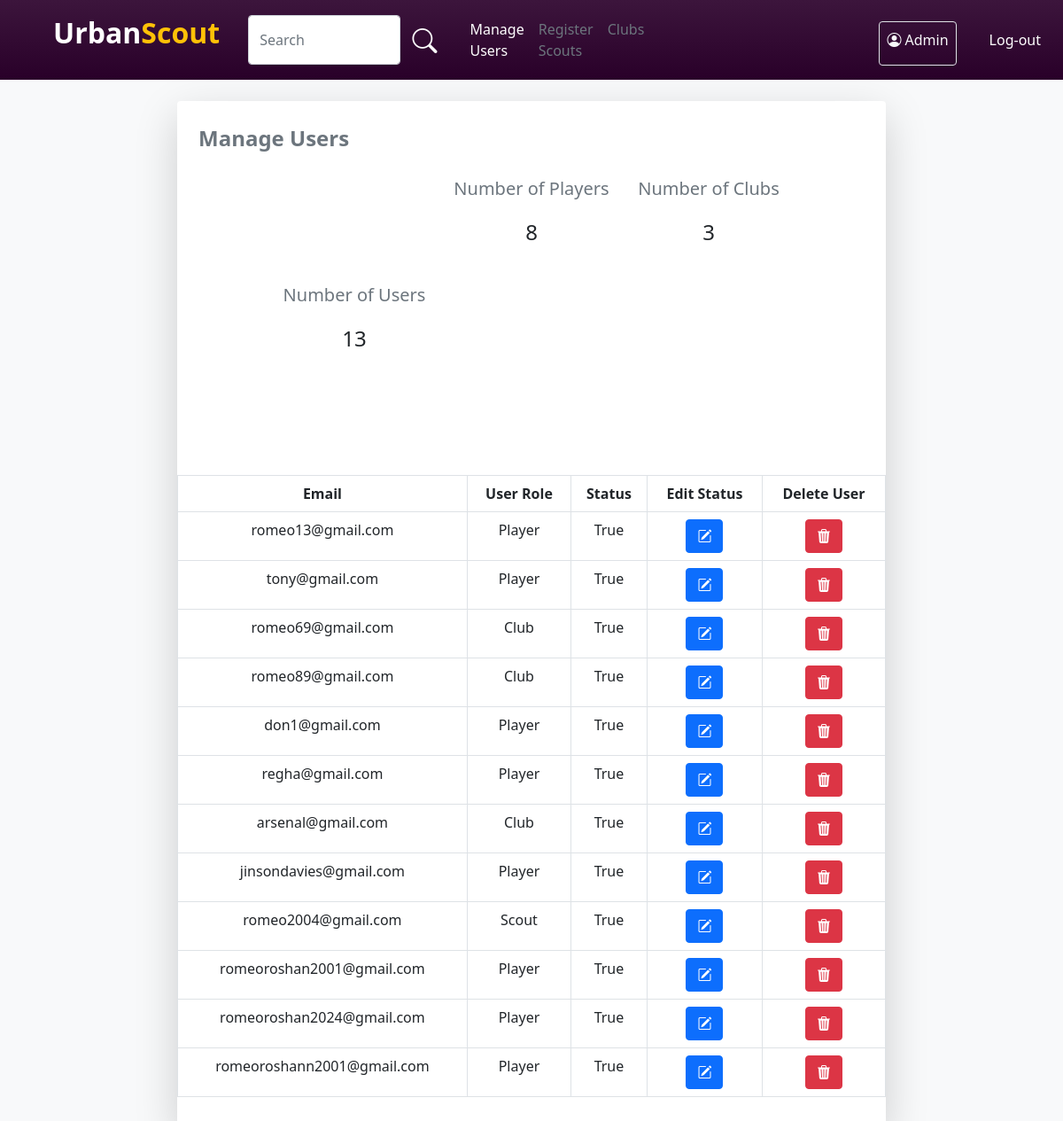
The page / (signed in) on the database as committed earlier.
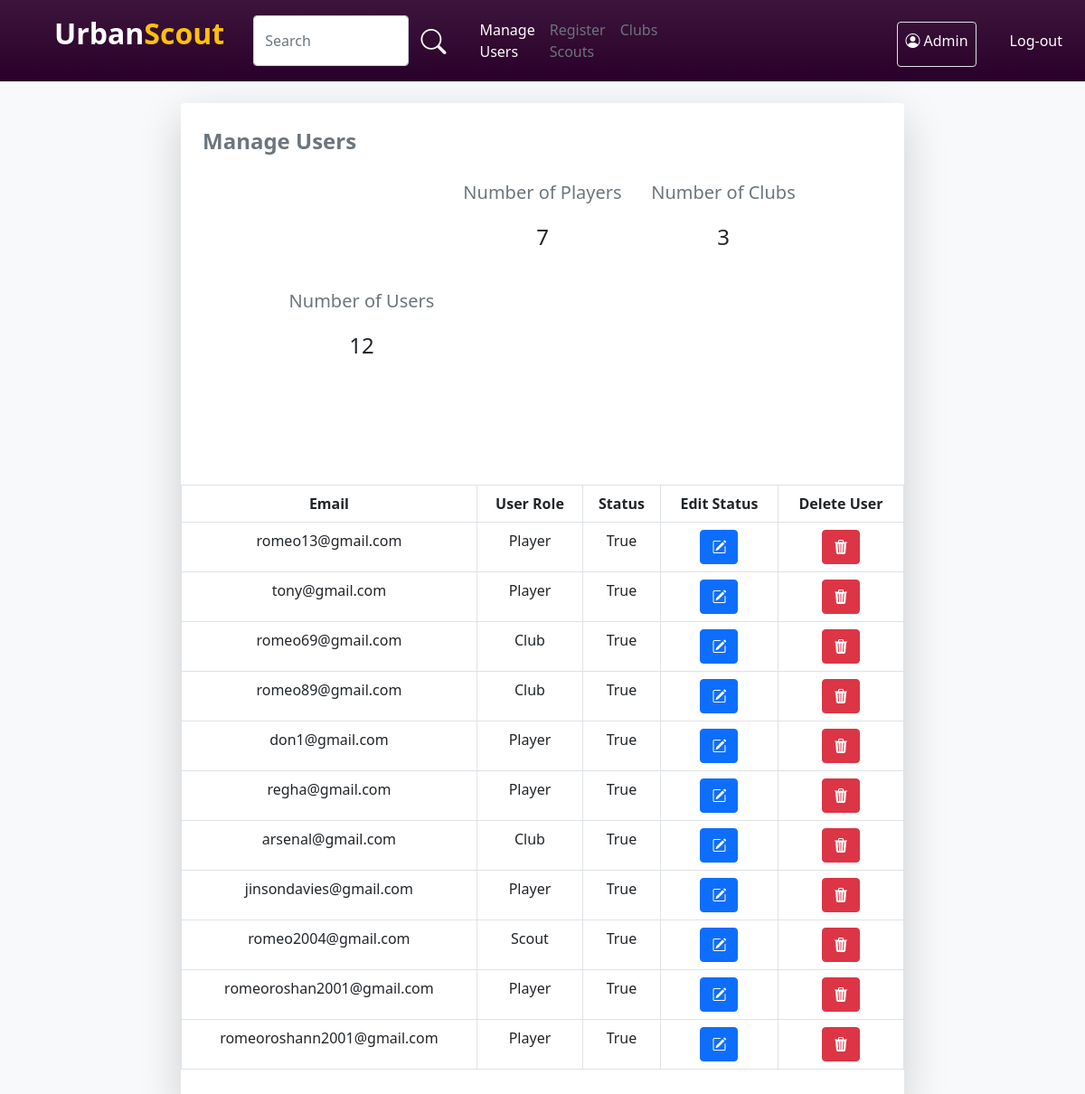
The same page on the database as committed later.
### account/models.py (models this page shows)
class User(AbstractUser):
    username=models.CharField(max_length=32, blank=True, null=True)
    USERNAME_FIELD = 'email'
    email = models.EmailField(unique=True)
    img=models.ImageField(upload_to='pics',default='https://img.freepik.com/free-icon/man_318-677829.jpg',null=True)
    is_player=models.BooleanField('is_player',default=False)
    is_club=models.BooleanField('is_club',default=False)
    is_scout=models.BooleanField('is_scout',default=False)
    player_dob = models.DateField(("Date of Birth"), default=date.today, validators=[validate_dob])
    player_pos = models.CharField(("Position"),default='',max_length=30,choices=Pos_Choice)
    district = models.CharField(("District"),default='',max_length=20,choices=District_Choice)
    locality = models.CharField(("Locality"),default='',max_length=50,blank=True)
    player_foot = models.CharField(("Prefered Foot"),default='',max_length=10,choices=Foot_Choice)
    player_ability = models.IntegerField(("Ability"),default=0,choices=Ability_Choice)
    club_reputation = models.IntegerField(("Club Reputation"),default=0,choices=Ability_Choice)
    player_potential = models.IntegerField(("Potential"),default=0,choices=Ability_Choice)
    desc=models.CharField(("Description"),max_length=100, default='')
    club_name=models.CharField((("Club Name")),default='',max_length=30)
    REQUIRED_FIELDS = []

### account/views.py (the view)
# urls.py: path('',views.index,name='index'),
def index(request):
    users=User.objects.all()
    usercout=users.count()
    players = User.objects.filter(is_player=True)
    player_count = players.count()
    club = User.objects.filter(is_club=True)
    club_count = club.count()
    scout=User.objects.filter(is_scout=True)
    return render(request,'index.html',
                    {"count":usercout,
                    "users":users,
                    'player':player_count,
                    'club':club_count,
                    'clubdata':club,
                    'scout':scout,
                    })

### template/index.html (shortened to what this page needs)
{% load static %}
<!DOCTYPE html>
<html lang="en">
<head>
    <link rel="stylesheet" href="{% static 'style.css' %}">
    <link href="https://cdn.jsdelivr.net/npm/bootstrap@5.0.2/dist/css/bootstrap.min.css" rel="stylesheet"
>
    <link rel="stylesheet" href="https://cdn.jsdelivr.net/npm/bootstrap-icons@1.10.5/font/bootstrap-icons.css">
</head>
<body class="bg-light">
    {% if user.is_superuser %}
    <nav class="navbar player-navbar navbar-expand-lg">
        <div class="container-fluid">
            <a class="ms-5 navbar-brand d-flex fs-2 fw-bold" href="#">
                <p class="text-white">Urban</p>
                <p class="text-warning">Scout</p>
            </a>
            <div class="collapse navbar-collapse" id="navbarNav">
                <div class="ms-3 d-flex w-50">
                    <input type="text" class="form-control" placeholder="Search">
                    <button class="btn shadow-none"><i class="bi bi-search fs-3 text-white"></i></button>
                </div>
                <div class="ms-3">
                    <ul class="navbar-nav me-auto mb-2 mb-lg-0">
                        <li class="nav-item">
                            <a class="nav-link  text-white" aria-current="page" href="{% url 'index' %}">Manage
                                Users</a>
                        </li>
                        <li class="nav-item">
                            <a class="nav-link text-secondary" aria-current="page" href="{% url 'RegisterScout' %}">Register Scouts</a>
                        </li>
                        <li class="nav-item">
                            <a class="nav-link text-secondary" aria-current="page"
                                href="{% url 'email' %}">Clubs</a>
                        </li>
                    </ul>
                </div>
                <div class="d-flex w-100 justify-content-start justify-content-sm-end">
                    <div class="border rounded p-2 pb-0 mt-2 ms-3">
                        <p class="text-light "><i class="bi bi-person-circle"></i> Admin</p>
                    </div>
                    <div class="d-flex justify-content-center flex-column">
                        <a class="d-flex flex-column justify-content-center text-decoration-none" href="{% url 'logout' %}"><button class="btn text-white ms-4">Log-out</button></a>
                    </div>
                </div>
            </div>
        </div>
    </nav>
    <div class="d-flex justify-content-center">
        <div class="bg-white shadow-lg mt-4 pb-3 rounded col-12 col-lg-8">
            <p class="m-4 text-secondary fs-4 fw-bold">Manage Users</p>
            <div class="d-flex justify-content-center flex-lg-row align-items-center text-center flex-column">
                <div class="d-flex col-3 justify-content-center flex-column align-items-center">
                    <p class="fs-5 text-secondary">Number of Users</p>
                    <p class="fs-4">{{count}}</p>
                </div>
                <div class="d-flex col-3 justify-content-center flex-column align-items-center">
                    <p class="fs-5 text-secondary">Number of Players</p>
                    <p class="fs-4">{{player}}</p>
                    <div id="piechart_player_3d" style="width: 240px; height: 240px;"></div>
                </div>
                <div class="d-flex col-3 justify-content-center flex-column align-items-center">
                    <p class="fs-5 text-secondary">Number of Clubs</p>
                    <p class="fs-4">{{club}}</p>
                    <div id="piechart_club_3d" style="width: 240px; height: 240px;"></div>
                </div>
            </div>
            <div class="table-responsive">
                <table class="table rounded text-center table-hover table-bordered">
                    <tr class="thead fw-bold">
                        <td>Email</td>
                        <td>User Role</td>
                        <td>Status</td>
                        <td>Edit Status</td>
                        <td>Delete User</td>
                    </tr>
                    {% for i in users %}
                    {% if not i.is_staff %}
                    <tr>
                        <td>{{i.email}}</td>
                        <td>{% if i.is_player %}
                            Player
                            {% elif i.is_club %}
                            Club
                            {% else %}
                            Scout
                            {% endif %}</td>
                        <td>{{i.is_active}}</td>
                        <td><a href="{% url 'updateStatus' i.id %}"><button class="btn btn-primary"><i
                                        class="bi bi-pencil-square"></i></button></a></td>
                        <td><a href="{% url 'deleteUser' i.id %}"><button class="btn btn-danger"><i
                                        class="bi bi-trash3-fill"></i></button></a></td>
                    </tr>
                    {% endif %}
                    {% endfor %}
                </table>
            </div>
        </div>
    </div>
    {% endif %}
</body>
</html>

### static/style.css (style rules this page uses)
.player-navbar { background: linear-gradient(rgb(60, 21, 60), rgb(41, 0, 41)); }

Rows that differ between the two databases and show on the page:
removed User: email "romeoroshan2024@gmail.com", is_player "Player", is_active "True"
Other text that changed with them:
{{ count }}: "13" → "12"
{{ player }}: "8" → "7"
